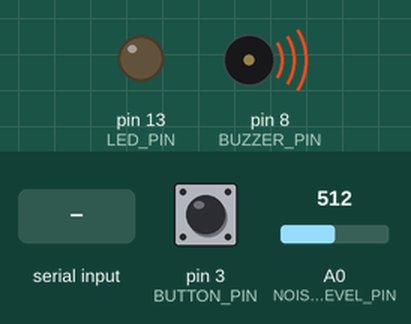
A sketch run on a simulated Arduino Uno, built with avr-gcc and run on an emulated ATmega328P. Parts: output pins drawn as LEDs (lit = HIGH), buzzer (waves = sounding, pin HIGH). Inputs (shaded band) come from the test bench; at power-on: pin 3 (BUTTON_PIN) HIGH, A0 (NOISE_LEVEL_PIN) = 512.

Above: at 1.2 s.
1.3 s: "1\n" received over the second serial link
At 2.5 s:
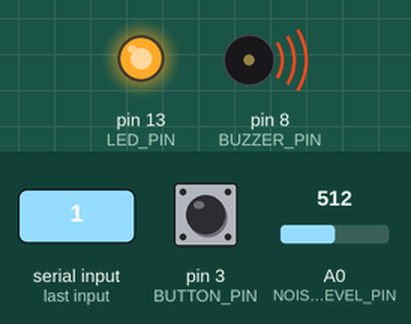
2.8 s: "x90\n" received over the second serial link
At 3.8 s:
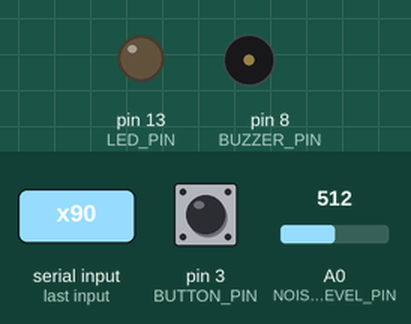
5.8 s: "x,45\n" received over the second serial link
At 8.6 s:
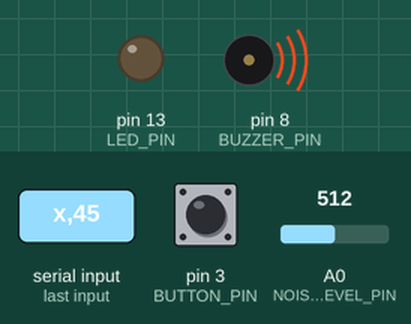
8.8 s: "x\n" received over the second serial link
At 9.4 s:
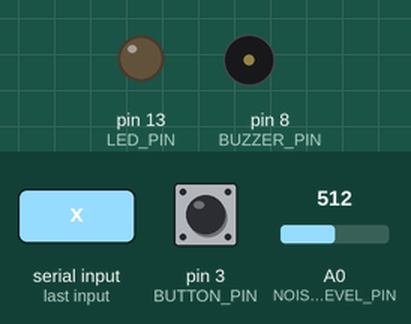
Timing chart, 0 to 12.5 s (numbered marks = the images above; inputs shaded):
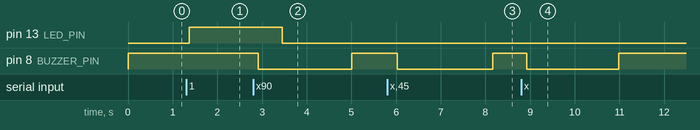

Measured:
- after the input at 1.3 s, pin 13 (LED_PIN): LOW → HIGH after 0.07 s
- after the input at 2.8 s, pin 13 (LED_PIN): HIGH → LOW after 0.66 s; pin 8 (BUZZER_PIN): HIGH → LOW after 0.11 s, → HIGH 2.1 s later
- after the input at 5.8 s, pin 8 (BUZZER_PIN): HIGH → LOW after 0.23 s, → HIGH 2.1 s later
- after the input at 8.8 s, pin 8 (BUZZER_PIN): HIGH → LOW after 0.13 s, → HIGH 2.1 s later

The sketch:

doorkeeper.ino
```cpp
#define LED_PIN 13
#define BUTTON_PIN 3
#define NOISE_THRESHOLD_PIN 2
#define NOISE_LEVEL_PIN A0
#define BUZZER_PIN 8
#define RX_PIN 11
#define TX_PIN 10

#define LOOP_DELAY_TIME 10

#define BUTTON_DEBOUNCE_TIME 50
#define BUTTON_HOLD_TIME 1500

#define SAMPLES 128             //SAMPLES-pt FFT. Must be a base 2 number. Max 128 for Arduino Uno.
#define SAMPLING_FREQUENCY 2048 //Ts = Based on Nyquist, must be 2 times the highest expected frequency.
#define MAX_AMPLITUDE (1024 / 2)
#define DEFAULT_VOLUME_THRESHOLD 5 // %

#define BUZZER_DEFAULT_DURATION 2000 // ms
#define BUZZER_MAX_DURATION 5000 // ms

// ===========================

#include <avr/wdt.h>
#include "arduinoFFT.h"
#include <SoftwareSerial.h>

// ===========================
SoftwareSerial bluetooth(TX_PIN, RX_PIN);
// ===========================
volatile unsigned long last_button_interrupt_time;
bool is_button_down;
bool is_button_hold;
// ===========================
unsigned long buzzer_start_time;
unsigned long buzzer_duration;
// ===========================

// ===========================
arduinoFFT FFT = arduinoFFT();

unsigned int samplingPeriod;

double vReal[SAMPLES]; //create vector of size SAMPLES to hold real values
double vImag[SAMPLES]; //create vector of size SAMPLES to hold imaginary values

unsigned int volume_threshold;
unsigned long last_noise_detected_time;
bool is_noise_detected;

double frequency_accumulator;
double min_peak_frequency, max_peak_frequency;
unsigned int frequency_counter;
double max_sound_level;
// ===========================

void setup()
{
  // set default values
  last_button_interrupt_time = 0;
  last_noise_detected_time = 0;
  is_noise_detected = false;
  frequency_accumulator = 0.0;
  min_peak_frequency = max_peak_frequency = 0.0;
  frequency_counter = 0;
  max_sound_level = 0.0;
  buzzer_duration = BUZZER_DEFAULT_DURATION;
  volume_threshold = DEFAULT_VOLUME_THRESHOLD;
  samplingPeriod = round(1000000*(1.0/SAMPLING_FREQUENCY)); //Period in microseconds

  // setup communication
  Serial.begin(9600);
  bluetooth.begin(9600);

  // nastavení LED diody jako výstupní a její vypnutí
  pinMode(LED_PIN, OUTPUT);
  digitalWrite(LED_PIN, LOW);

  // button
  pinMode(BUTTON_PIN, INPUT_PULLUP);
  attachInterrupt(digitalPinToInterrupt(BUTTON_PIN), button_change_interrupt, CHANGE);
  is_button_down = !digitalRead(BUTTON_PIN); // Pull-up resistors invert the logic, so true == off, false == on
  is_button_hold = false;

  // noise
  pinMode(NOISE_LEVEL_PIN, INPUT);

  // buzzer pi
  pinMode(BUZZER_PIN, OUTPUT);
  digitalWrite(BUZZER_PIN, HIGH); // turn off buzzer

  // print default values
  reportMessage("hello");
  reportMessage("volume-threshold:" + String(volume_threshold));
  reportMessage("buzzer-duration:" + String(buzzer_duration));
}

void loop()
{
  // handle buzzer
  if (digitalRead(BUZZER_PIN) == LOW && ((millis() - buzzer_start_time) >= buzzer_duration)) { // overflow should not matter if calculating in unsigned integer arithmetics
    digitalWrite(BUZZER_PIN, HIGH); // turn off buzzer
    reportMessage("buzzer:off");
  }

  // analyze sound
  {
    unsigned long loop_begin_time = millis();
    double peak_frequency;
    double volume_max, volume_average, volume_rms, volume_dB;

    analyzeSound(&peak_frequency, &volume_max, &volume_average, &volume_rms, &volume_dB);

    if (volume_max >= volume_threshold) {
      if (!is_noise_detected) {
        is_noise_detected = true;
        last_noise_detected_time = loop_begin_time;
        frequency_accumulator = 0.0;
        frequency_counter = 0;
        min_peak_frequency = max_peak_frequency = peak_frequency;
        max_sound_level = 0.0;
      }
      frequency_accumulator += peak_frequency;
      frequency_counter++;
      min_peak_frequency = min(min_peak_frequency, peak_frequency);
      max_peak_frequency = max(max_peak_frequency, peak_frequency);
      max_sound_level = max(max_sound_level, volume_max);
      //Serial.println("peak frequency: " + String(peak_frequency) + "; max volume: " + String(volume_max) + "; avg volume: " + String(volume_average) + "; rms volume: " + String(volume_rms) + "; db: " + String(volume_dB));
    }
    else {
      if (is_noise_detected) {
        is_noise_detected = false;
        unsigned long noise_duration = millis() - last_noise_detected_time;
        double average_peak_frequency = frequency_accumulator / frequency_counter;
        //double max_deviation = max(average_peak_frequency - min_peak_frequency, max_peak_frequency - average_peak_frequency);
        int max_sound_level_int = (int)round(max_sound_level);
        int average_peak_frequency_int = (int)round(average_peak_frequency);
        int min_peak_frequency_int = (int)round(min_peak_frequency);
        int max_peak_frequency_int = (int)round(max_peak_frequency);

        reportMessage("noise:" + String(noise_duration) + ":" + String(max_sound_level_int) + ":" + String(average_peak_frequency_int) + ":" + String(min_peak_frequency_int) + ":" + String(max_peak_frequency_int));
      }
    }
  }

  // handle button state
  {
    unsigned long time_from_last_change = millis() - last_button_interrupt_time;
    if (time_from_last_change >= (unsigned long)BUTTON_DEBOUNCE_TIME) {
      bool current_is_button_down = !digitalRead(BUTTON_PIN);
      if (current_is_button_down != is_button_down) {
        is_button_down = current_is_button_down;
        if (is_button_down) {
          reportMessage("button:down");
        }
        else {
          if (!is_button_hold) {
            reportMessage("button:press"); // if it is a short press, report it separately
          }
          reportMessage("button:up");
        }
        is_button_hold = false;
      }
      else if (is_button_down && !is_button_hold && (time_from_last_change >= (unsigned long)BUTTON_HOLD_TIME)) {
        is_button_hold = true;
        reportMessage("button:hold");
      }
    }
  }

  // handle communication
  if (bluetooth.available() > 0) {
    byte bluetoothData = bluetooth.read();
    switch (bluetoothData) {
      case '0':
        digitalWrite(LED_PIN, LOW);
        reportMessage("led:off");
        break;
      case '1':
        digitalWrite(LED_PIN, HIGH);
        reportMessage("led:on");
        break;
      case 't':
        reportMessage("uptime:" + String(millis()));
        break;
      case 'v':
        {
          long value = bluetooth.parseInt(); // WARNING: max possible value is "65535", if exceeded it overflows
          if (value > 0) {
            volume_threshold = (int)value;
            is_noise_detected = false; // reset noise detection
          }
          reportMessage("volume-threshold:" + String(volume_threshold));
        }
        break;
      case 'b':
        {
          long value = bluetooth.parseInt(); // WARNING: max possible value is "65535", if exceeded it overflows
          if (value > 0) {
            buzzer_duration = min((unsigned long)(value), (unsigned long)BUZZER_MAX_DURATION);
          }
          reportMessage("buzzer-duration:" + String(buzzer_duration));
        }
        break;
      case 'x':
        {
          buzzer_start_time = millis(); // remember buzzer start time
          digitalWrite(BUZZER_PIN, LOW); // turn on buzzer
          reportMessage("buzzer:on");
        }
        break;
      case 'r':
        reportMessage("bye");
        reboot();
        break;
      case '\r':
      case '\n':
        // ignore
        break;
      default:
        // report invalid command
        reportMessage("invalid-command:" + String(bluetoothData) + ":" + String((char)bluetoothData));
        break;
    }
  }

  delay(LOOP_DELAY_TIME);
}

void button_change_interrupt()
{
  last_button_interrupt_time = millis();
}

void reboot()
{
  wdt_disable();
  wdt_enable(WDTO_15MS);
  while (true) {
    // wait for reboot
  }
}

// calculate volume level of the signal
void measureVolume(double *samples, double *volume_max, double *volume_average, double *volume_RMS, double *volume_dB)
{
  double soundVolAvg = 0, soundVolMax = 0, soundVolRMS = 0;
  //cli();  // UDRE interrupt slows this way down on arduino1.0
  for (int i = 0; i < SAMPLES; i++)
  {
    int k = samples[i];
    int amp = abs(k - MAX_AMPLITUDE);
    soundVolMax = max(soundVolMax, amp);
    soundVolAvg += amp;
    soundVolRMS += ((long)amp*amp);
  }
  soundVolAvg /= SAMPLES;
  soundVolRMS /= SAMPLES;
  float soundVolRMSflt = sqrt(soundVolRMS);
  //sei();

  float dB = 20.0 * log10(soundVolRMSflt / MAX_AMPLITUDE);

  // convert from 0 to 100
  soundVolAvg = 100.0 * soundVolAvg / MAX_AMPLITUDE;
  soundVolMax = 100.0 * soundVolMax / MAX_AMPLITUDE;
  soundVolRMSflt = 100.0 * soundVolRMSflt / MAX_AMPLITUDE;
  soundVolRMS = 10.0 * soundVolRMSflt / 7.0; // RMS to estimate peak (RMS is 0.7 of the peak in sin)

  *volume_average = soundVolAvg;
  *volume_max = soundVolMax;
  *volume_RMS = soundVolRMS;
  *volume_dB = dB;
}

void analyzeSound(double* peak_frequency, double* volume_max, double* volume_average, double* volume_rms, double* volume_dB)
{
    int soundVolMax = 0;
    /*Sample SAMPLES times*/
    for(int i=0; i < SAMPLES; i++)
    {
        unsigned long microSeconds = micros(); // Returns the number of microseconds since the Arduino board began running the current script.

        int k = analogRead(NOISE_LEVEL_PIN);
        int amp = abs(k - MAX_AMPLITUDE);
        soundVolMax = max(soundVolMax, amp);

        vReal[i] = k; //Reads the value from analog pin 0 (A0), quantize it and save it as a real term.
        vImag[i] = 0; //Makes imaginary term 0 always

        /*remaining wait time between samples if necessary*/
        while(micros() < (microSeconds + samplingPeriod)) {
          //do nothing
        }
    }

    measureVolume(vReal, volume_max, volume_average, volume_rms, volume_dB);

    /*Perform FFT on samples*/
    FFT.Windowing(vReal, SAMPLES, FFT_WIN_TYP_HAMMING, FFT_FORWARD);
    FFT.Compute(vReal, vImag, SAMPLES, FFT_FORWARD);
    FFT.ComplexToMagnitude(vReal, vImag, SAMPLES);

    /*Find most dominant frequency*/
    double peak = FFT.MajorPeak(vReal, SAMPLES, SAMPLING_FREQUENCY);
    *peak_frequency = peak;
}

void reportMessage(const String& message) {
    bluetooth.println(message);
    bluetooth.flush();
}
```
